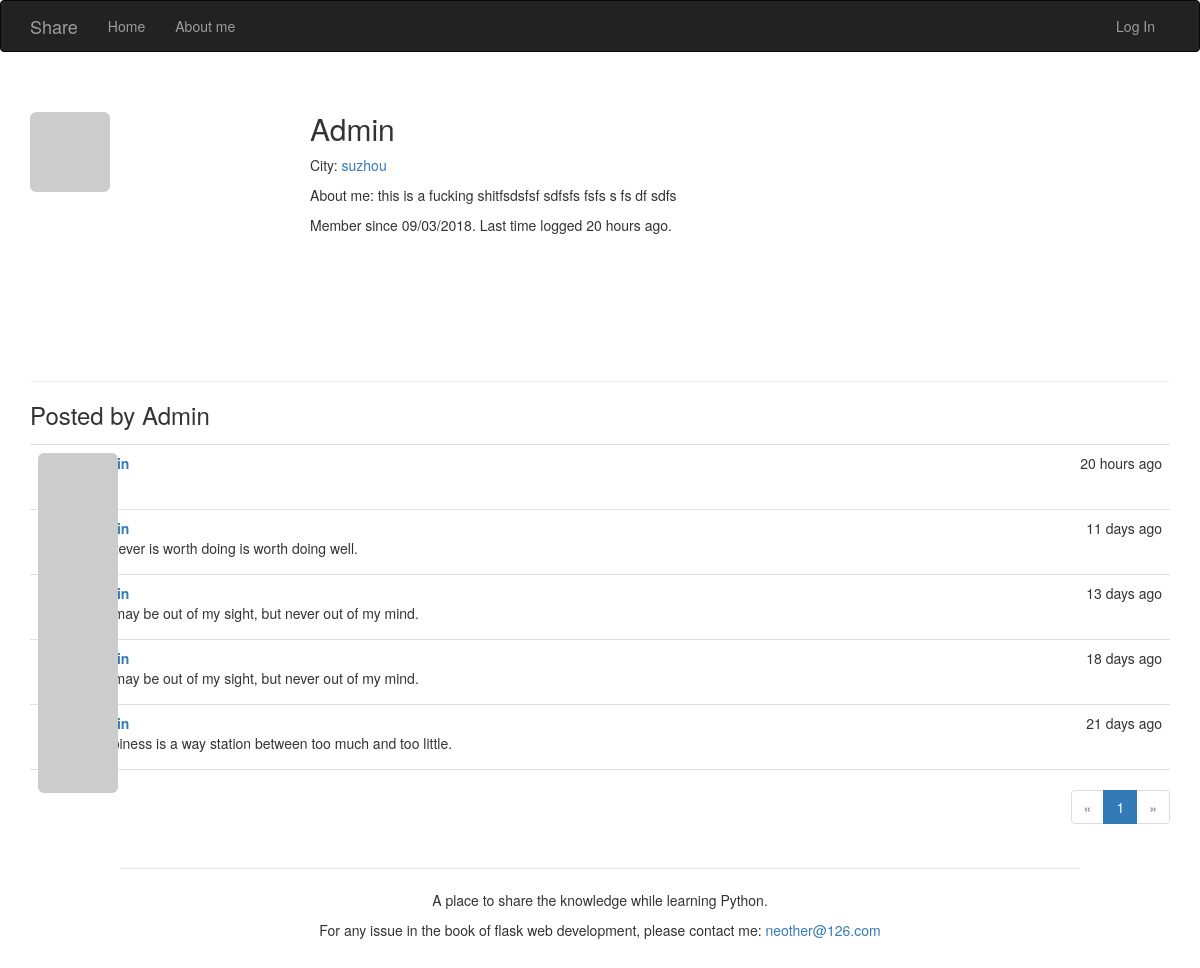
/user/Admin, run on the app's committed database.
### app/models.py (models this page shows, shortened)
class User(UserMixin, db.Model):
    __tablename__ = 'users'
    id = db.Column(db.Integer, primary_key=True)
    email = db.Column(db.String(64), unique=True, index=True)
    username = db.Column(db.String(64), unique=True, index=True)
    password_hash = db.Column(db.String(128))
    role_id = db.Column(db.Integer, db.ForeignKey('roles.id'))
    confirmed = db.Column(db.Boolean, default=False)
    name = db.Column(db.String(64))
    location = db.Column(db.String(64))
    about_me = db.Column(db.Text())
    member_since = db.Column(db.DateTime(), default=datetime.utcnow)
    last_seen = db.Column(db.DateTime(), default=datetime.utcnow)
    avatar_hash = db.Column(db.String(32))
    posts = db.relationship('Post', backref='author', lazy='dynamic')
    comments = db.relationship('Comment', backref='author', lazy='dynamic')
    @property
    def password(self):
        raise AttributeError('password is not a readable attribute')
    def gravatar_hash(self):
        return hashlib.md5(self.email.lower().encode('utf-8')).hexdigest()
    def gravatar(self, size=100, default='identicon', rating='g'):
        url = 'https://secure.gravatar.com/avatar'
        hash = self.avatar_hash or self.gravatar_hash()
        return '{url}/{hash}?s={size}&d={default}&r={rating}'.format(
            url=url, hash=hash, size=size, default=default, rating=rating)

class Post(db.Model):
    __tablename__ = 'posts'
    id = db.Column(db.Integer, primary_key=True)
    body = db.Column(db.Text)
    timestamp = db.Column(db.DateTime, index=True, default=datetime.utcnow)
    author_id = db.Column(db.Integer, db.ForeignKey('users.id'))
    body_html = db.Column(db.Text)
    comments = db.relationship('Comment', backref='post', lazy='dynamic')

### app/main/views.py (the view)
@main.route('/user/<username>')
def user(username):
    user = User.query.filter_by(username=username).first_or_404()
    page = request.args.get('page', 1, type=int)
    pagination = user.posts.order_by(Post.timestamp.desc()).paginate(
        page, per_page=current_app.config['FLASKY_POSTS_PER_PAGE'],
        error_out=False)
    posts = pagination.items
    return render_template('user.html', user=user, posts=posts, pagination=pagination)

### app/auth/views.py (called while the page is built)
@auth.before_app_request
def before_request():
    if current_user.is_authenticated:
        current_user.ping()
        if not current_user.confirmed \
                and request.blueprint != 'auth' \
                and request.endpoint != 'static':
            return redirect(url_for('auth.unconfirmed'))

### app/main/__init__.py (called while the page is built)
@main.app_context_processor
def inject_permissions():
    return dict(Permission=Permission)

### app/models.py (called while the page is built)
    def can(self, permissions):
        return False

    def is_administrator(self):
        return False

### app/templates/user.html (shortened to what this page needs)
{% extends "base.html" %}
{% import "bootstrap/wtf.html" as wtf %}
{% import "_macros.html" as macros %}
{% block page_content %}
    <div class="page-header">
        <img class="img-rounded profile-thumbnail" src="{{ user.gravatar(size=230) }}">
        <div class="profile-header">
            <h2>{{ user.username }}</h2>
            {% if user.name or user.location %}
                <p>
                    {% if user.location %}
                        City: <a href="http://map.baidu.com/">{{ user.location }}</a><br>
                    {% endif %}
                </p>
            {% endif %}
            {% if user.about_me %}<p>About me: {{ user.about_me }}</p>{% endif %}
            <p>
                Member since {{ moment(user.member_since).format('L') }}.
                Last time logged {{ moment(user.last_seen).fromNow() }}.
            </p>
        </div>
    </div>
    <h3>Posted by {{ user.username }}</h3>
    {% include '_posts.html' %}
    <div class="pagination">
        {{ macros.pagination_widget(pagination, '.user',username=user.username) }}
    </div>
{% endblock %}

### app/templates/_posts.html (shortened to what this page needs)
<ul class="posts">
    {% for post in posts %}
        <li class="post">
            <div class="profile-thumbnail">
                <a href="{{ url_for('.user', username=post.author.username) }}">
                    <img class="img-rounded profile-thumbnail"
                    src="{{ post.author.gravatar(size=40) }}">
                </a>
            </div>
            <div class="post-content">
                <div class="post-date">{{ moment(post.timestamp).fromNow() }}</div>
                <div class="post-author">
                    <a href="{{ url_for('.user', username=post.author.username) }}">
                    </a>
                </div>
                <div class="post-body">
                    {% if post.body_html %}
                        {{ post.body_html | safe}}
                    {% else %}
                        {{ post.body }}
                    {% endif %}
                </div>
                                </div>
                            </li>
                        {% endfor %}
                    </ul>

### app/static/styles.css (style rules this page uses)
.profile-thumbnail { position: absolute; }
.profile-header { min-height: 260px; margin-left: 280px; }
ul.posts { list-style-type: none; padding: 0px; margin: 16px 0px 0px 0px; border-top: 1px solid #e0e0e0; }
ul.posts li.post { padding: 8px; border-bottom: 1px solid #e0e0e0; }
div.post-date { float: right; }
div.post-author { font-weight: bold; }
div.post-content { margin-left: 48px; min-height: 48px; }
div.pagination { width: 100%; text-align: right; padding: 0px; margin: 0px; }

### data on the page
User: username "Admin", location "suzhou", about_me "this is a fucking shitfsdsfsf sdfsfs fsfs s fs df sdfs", member_since "09/03/2018", last_seen "20 hours ago"
Post: timestamp "20 hours ago"
Post: timestamp "11 days ago", body_html "Whatever is worth doing is worth doing well."
Post: timestamp "13 days ago", body_html "You may be out of my sight, but never out of my mind."
Post: timestamp "18 days ago", body_html "You may be out of my sight, but never out of my mind."
Post: timestamp "21 days ago", body_html "Happiness is a way station between too much and too little."

### other printed values
{{ p }} "1"
